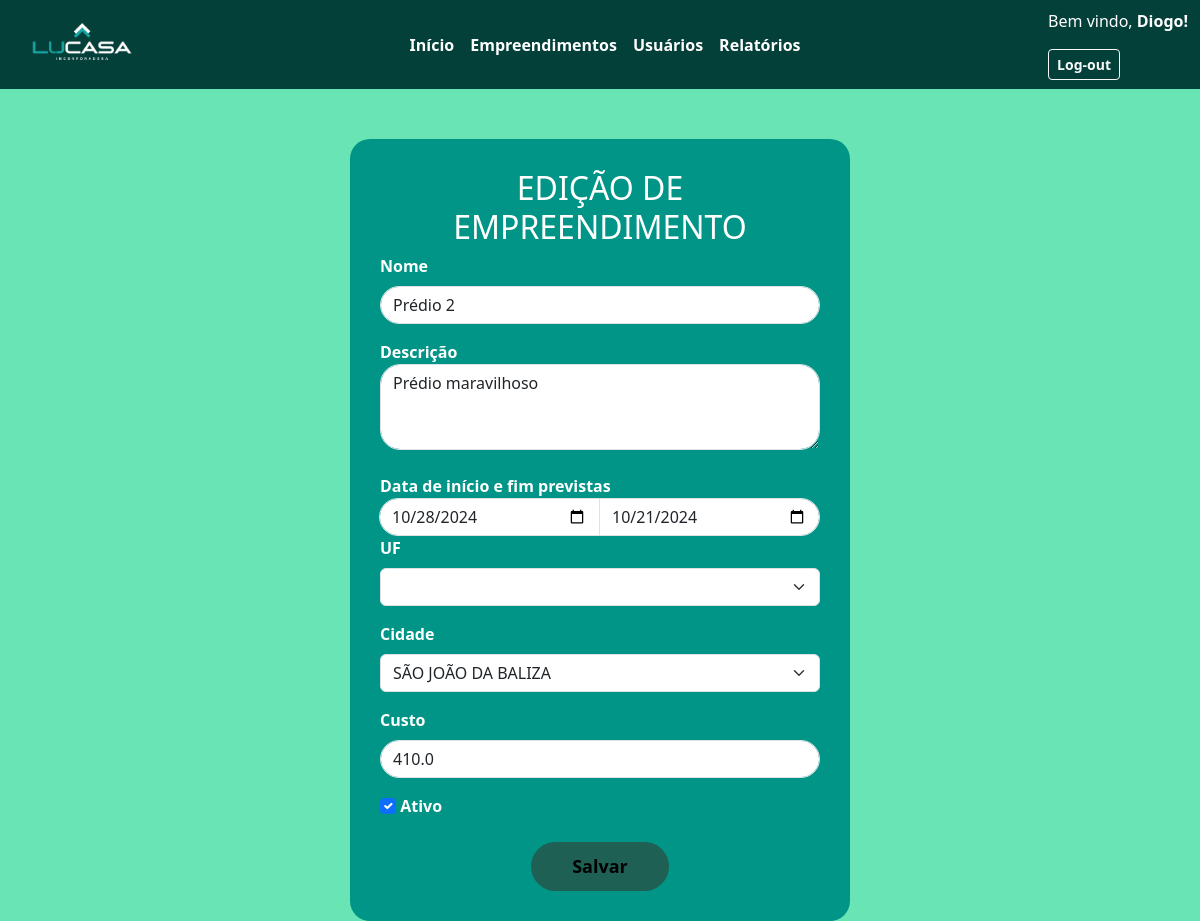
/updateEmp/2 (signed in), run on the app's committed database.
### appteste/models.py (models this page shows)
class Empreendimento(models.Model):
    Nome = models.CharField(max_length=100, default="")
    Descricao = models.TextField(max_length=200)
    Data_inicio = models.DateField(default=datetime.now)
    Data_fim_prevista = models.DateField(default=datetime.now)
    Data_fim = models.DateField(default=datetime.now)
    UF = models.CharField(max_length=2, default="")
    Cidade = models.CharField(max_length=50, default="")
    Valor_total = models.FloatField()
    Ativo = models.BooleanField(default=True)
    Usuario_id = models.IntegerField(default=0)

### appteste/views.py (the view, shortened to what this page needs)
# urls.py: path('updateEmp/<int:f_id>', views.updateEmpreendimento, name="updateEmp"),
@user_passes_test(lambda u: u.is_superuser, login_url='/listaEmpreendimento/')
def updateEmpreendimento(request, f_id):
    emp = Empreendimento.objects.get(id=f_id)
    template_name = "appteste/Empreendimento/atualizaEmp.html"
    return render(request, template_name, {"emp": emp, "uf": ufbr.list_uf})

### appteste/templates/appteste/Empreendimento/atualizaEmp.html (shortened to what this page needs)
{% extends "appteste/cabecalho.html" %}
{% block content%}
{% load static %}
<link href="{% static 'css/manutEmpree.css' %}" rel="stylesheet">
</head>
<body>
    <div class="form-container">
        <h2 style="text-align: center;">EDIÇÃO DE EMPREENDIMENTO</h2>
        <form method="POST" id="empreendimento">
            <div class="mb-3">
                <label for="nome" class="form-label"><strong>Nome</strong></label>
                <input type="text" class="form-control" id="nome" name="nome" placeholder="Nome do Empreendimento"
                    required="True" value="{{emp.Nome}}">
            </div>
            <div>
                <label for="descricao"><strong>Descrição</strong></label>
                <textarea class="form-control" rows="3" type="textarea" name="descricao" id="descricao"
                    placeholder="Descrição do empreendimento" maxlength="200" style="border-radius: 20px;"
                    required>{{emp.Descricao}}</textarea>
            </div>
            <br>
            <div class="input-group date">
                <span class="input-group text"><strong>Data de início e fim previstas</strong></span>
                <input style="border-top-left-radius: 50px; border-bottom-left-radius: 50px;" type="date"
                    class="form-control" placeholder="Data de início" id="dataini" name="dataInicio" required
                    value="{{emp.Data_inicio|date:'Y-m-d' }}">
                <input type="date" class="form-control" placeholder="Data de fim" id="datafim" name="dataFim" required
                    value="{{emp.Data_fim_prevista|date:'Y-m-d' }}">
            </div>
            <div class="mb-3">
                <label for="uf" class="form-label"><strong>UF</strong></label>
                <select class="form-select" name="uf" required id="uf">
                    <option value=""></option>
                    <select>
            </div>
            <div class="mb-3">
                <label for="cidade" class="form-label"><strong>Cidade</strong></label>
                <select class="form-select" required name="cidade" id="cidade">
                    <option value="{{emp.Cidade}}" selected>{{emp.Cidade}}</option>
                </select>
            </div>
            <div class="mb-3">
                <label for="custo" class="form-label"><strong>Custo</strong></label>
                <input type="number" class="form-control" id="custo" name="custo" placeholder="Custo" required="True"
                    step="0.01" value="{{emp.Valor_total|stringformat:'s'}}">
            </div>
            <div class="mb-3">
                {% if emp.Ativo %}
                <input type="checkbox" class="form-check-input" id="status" name="ativo" value="1" checked>
                {% else %}
                <input type="checkbox" class="form-check-input" id="status" name="ativo" value="0">
                {% endif %}
                <label for="status" class="form-label"><strong>Ativo</strong></label>
            </div>
            <div style="text-align: center;">
                <button type="" class="btn btn-confirm"><a href="{% url 'updateEmp' emp.id %}" style="text-decoration: none; color: black"><strong>Salvar</strong></a></button>
            </div>
        </form>
    </div>
    {% endblock %}

### appteste/templates/appteste/cabecalho.html (shortened to what this page needs)
<!DOCTYPE html>
<html lang="pt-BR">
<head>
    {% load static %}
    <link href="https://cdn.jsdelivr.net/npm/bootstrap@5.3.0/dist/css/bootstrap.min.css" rel="stylesheet">
    <link href="{% static 'css/cabecalho.css' %}" rel="stylesheet">
</head>
<body>
    <nav class="navbar navbar-expand-lg">
        <div class="container-fluid d-flex justify-content-between align-items-center">
            <a href="{% url 'home' %}" class="Logo">
                <img src="{% static 'imagens/LogoLucasa.png' %}" alt="Logo" class="logo-img">
            </a>
            <div class="collapse navbar-collapse" id="navbarNav">
                <ul class="navbar-nav mx-auto">
                    <li class="nav-item">
                        <a class="nav-link" href="/" style="color: #ffffff"><strong>Início</strong></a>
                    </li>
                    <li class="nav-item">
                        <a class="nav-link" href="../listaEmpreendimento/" style="color: #ffffff"><strong>Empreendimentos</strong></a>
                    </li>
                    <li class="nav-item">
                        <a class="nav-link" href="../mostrarUsuarios/" style="color: #ffffff"><strong>Usuários</strong></a>
                    </li>
                    <li class="nav-item">
                        <a class="nav-link" href="../listaGastos/" style="color: #ffffff"><strong>Relatórios</strong></a>
                    </li>
                </ul>
            </div>
            <div>
                {% if user.is_authenticated %}
                    <p style="color: white;">Bem vindo, <strong >{{ user.username }}!</strong></p>
                    <form method="post" action="{% url 'logout' %}">
                        <button type="submit" class="btn btn-outline-light btn-sm"><strong>Log-out</strong></button>
                    </form>
                {% else %}
                    <p style="color: white;">Bem vindo, <strong>visitante!</strong></p>
                    <form method="post" action="{% url 'login' %}">
                        {% csrf_token %}
                        <button type="submit" class="btn btn-outline-light btn-sm"><strong>Log-in</strong></button>
                    </form>
                {% endif %}
            </div>
        </div>
    </nav>
    {% block content %}
    {% endblock %}
</body>
</html>

### appteste/static/css/cabecalho.css (style rules this page uses)
.navbar { background-color: #04403a; }
.navbar .nav-link { color: white !important; text-decoration: none; }
.Logo { display: inline-block; padding: 0; margin: 0; }
.logo-img { max-width: 150px; height: auto; }

### appteste/static/css/manutEmpree.css (style rules this page uses)
body { background-color: #69e4b5; }
.form-container { background-color: #019587; border-radius: 20px; padding: 30px; margin-top: 50px; max-width: 500px; margin-left: auto; margin-right: auto; color: #fff; }
.form-control { border-radius: 50px; }
.btn-confirm { background-color: #1e6054; color: #ffffff; border-radius: 50px; padding: 10px 40px; font-size: 18px; }

### data on the page
Empreendimento: nome "Prédio 2", descricao "Prédio maravilhoso", dataInicio "10/28/2024", dataFim "10/21/2024", cidade "SÃO JOÃO DA BALIZA", custo "410.0"

### other printed values
{{ user.username }} "Diogo"
